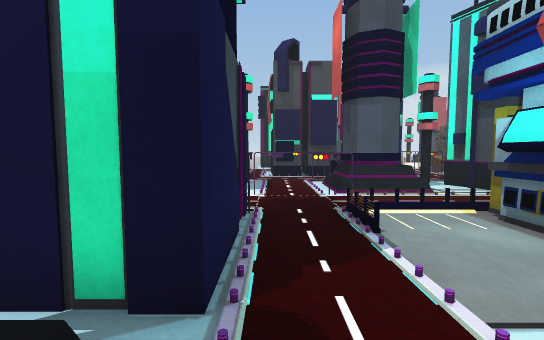
View 1 (above)

24 first-person views from a walk through a 3-D level made in the Unity game engine. The camera is 1.3 m above the floor, tilts 4° down and sees 90° across. The floor is counted in squares, 1 m on a side. Each view is taken from the middle of a square. On the plan, view 1 faces up. The plan holds only what a view shows up to about 13 squares ahead; the rest is blank. The place goes on beyond the plan.

View 2
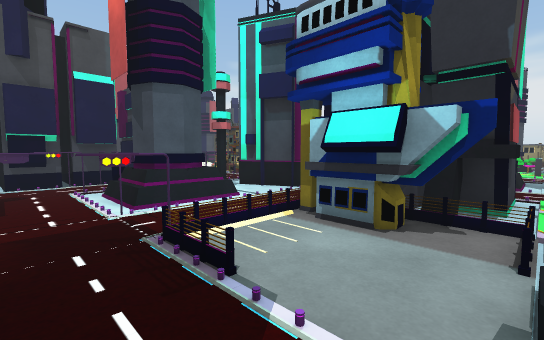

View 3
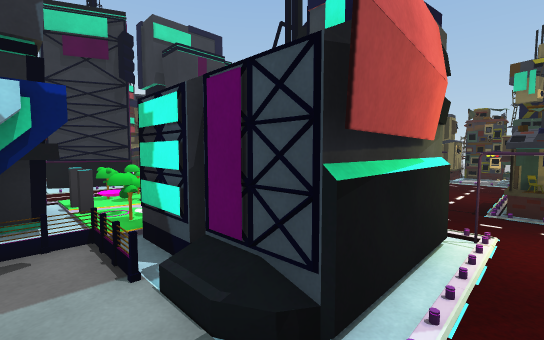

View 4
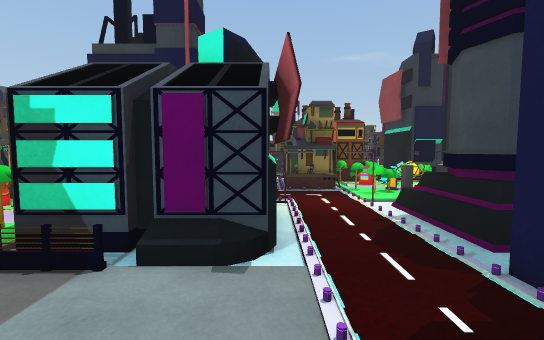

View 5
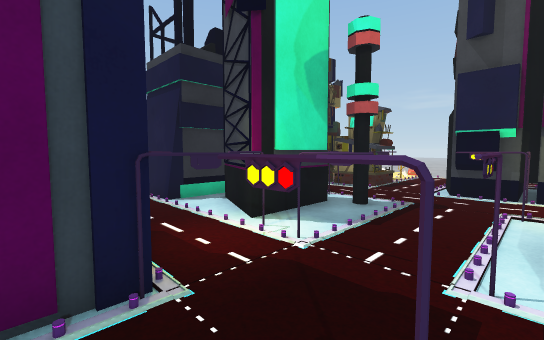

View 6
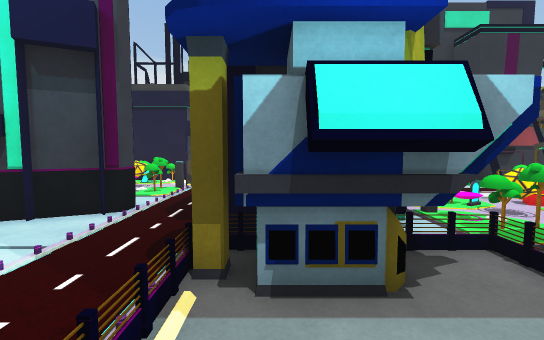

View 7
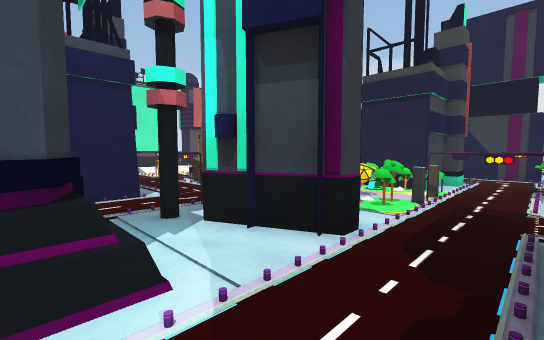

View 8
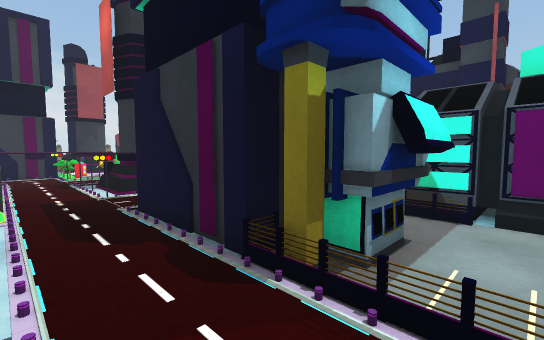

View 9
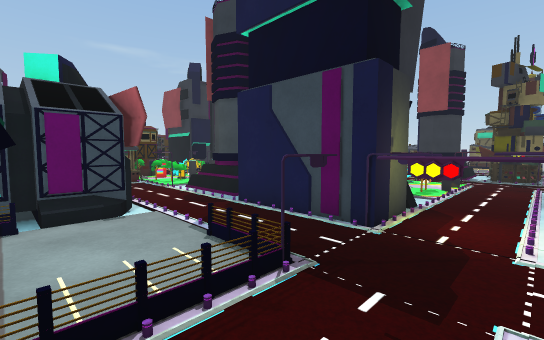

View 10
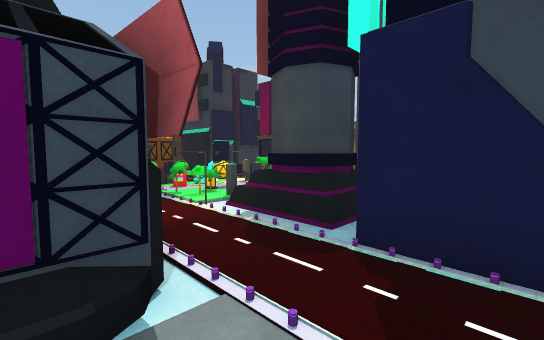

View 11
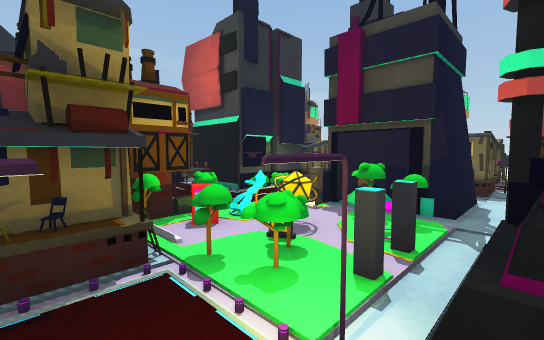

View 12
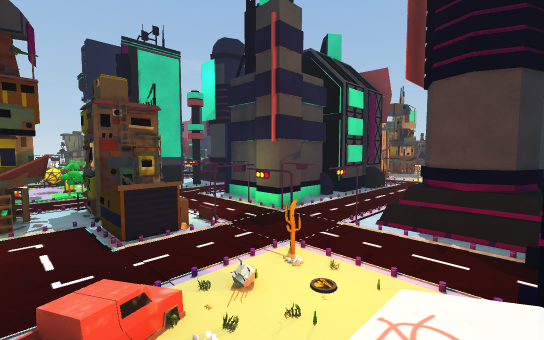

View 13
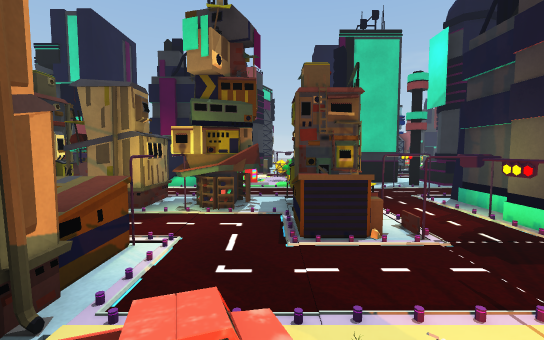

View 14
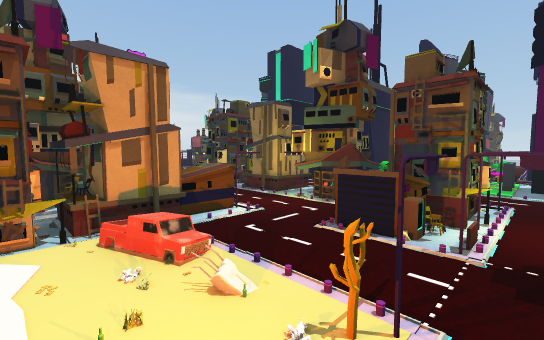

View 15
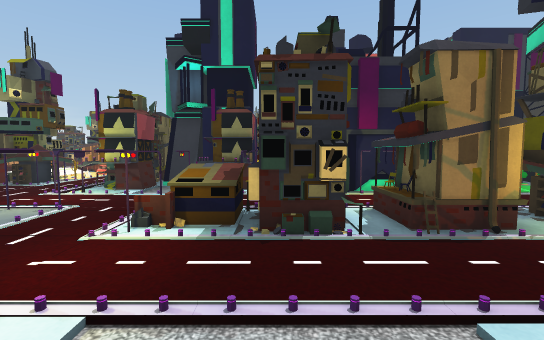

View 16
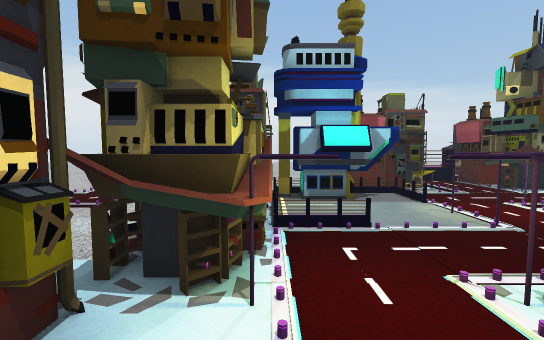

View 17
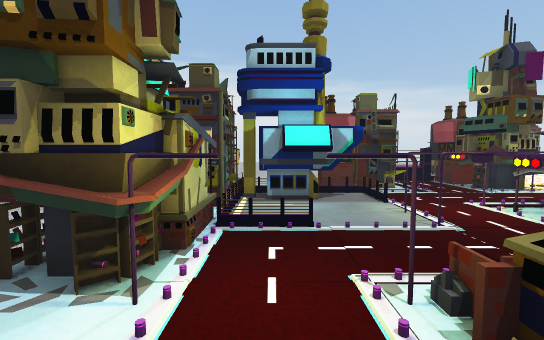

View 18
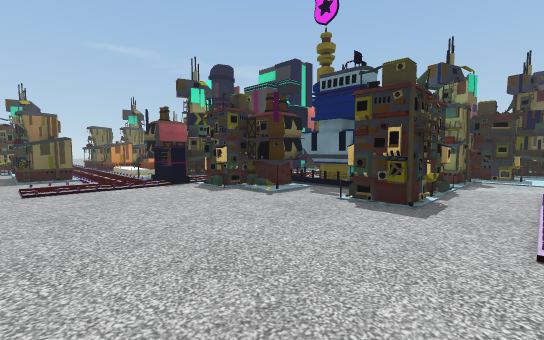

View 19
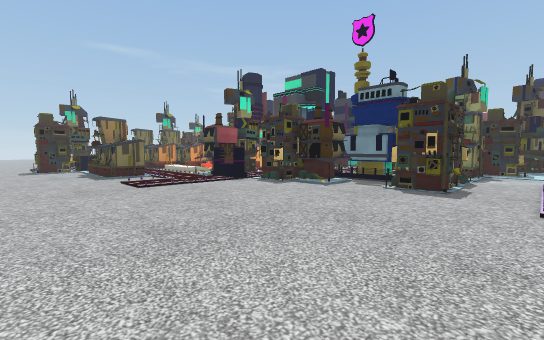

View 20
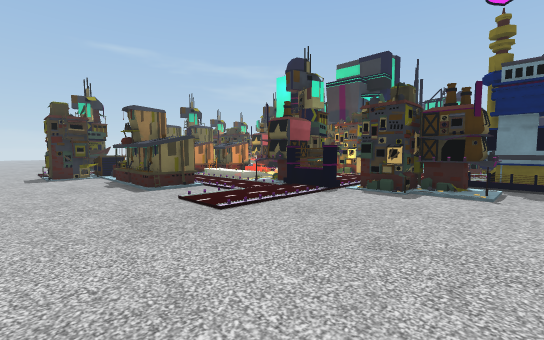

View 21
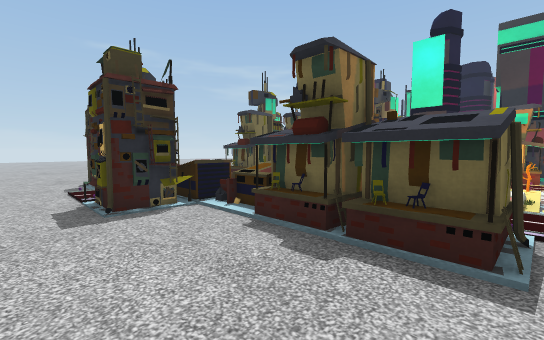

View 22
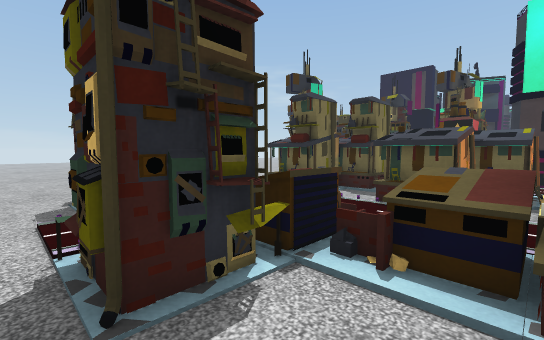

View 23
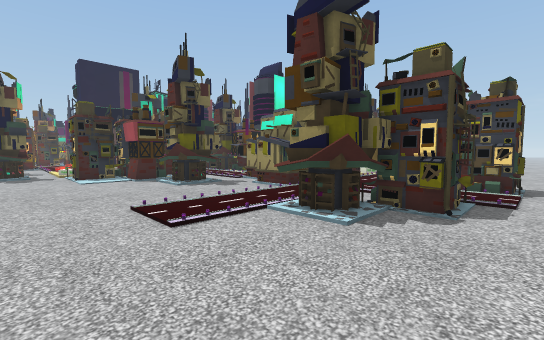

View 24
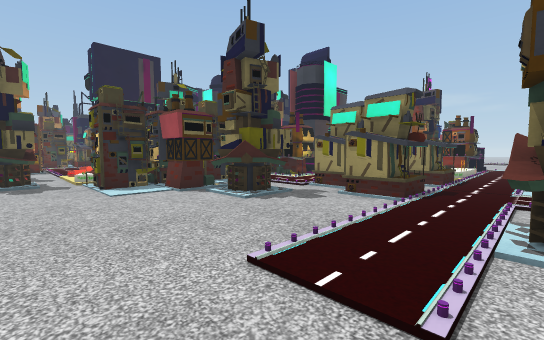

### Floor plan
Key: @ floor where view 1 was taken; # wall or solid block; x gap in a wall; . floor; / step, stairs or slope; B building; O other object.
Columns run from 5 left of view 1 to 39 right of it. Each row starts with its distance up from view 1.
 23           BBBOO   /           ..
 22            BB .  . BB.BB    ...//////...... .
 21           BBB      BBBBB BB.................
 20             /#.O   B  BB.BBBBB.BBBB..........
 19             #...   OO     B BBBB  B..........
 18       B      .#OO  #O   //#BBBBBBBB..........
 17      BBBBBBBB##OO       .      OO............
 16   BB  BBBB  B##BBBB#BB BB #    OOBBB.........
 15  BBB BBBBBBBB  BBBBBBBBBBOO    OOBBB.........
 14  B #  BBB BBB# BBBBBBBBBBOO# ##  BBB.........
 13   O    O    ##          ###  #O# .BB.........
 12   O   ##    ##  OOO  #  #BB BBB# OBBO////....
 11    BB  BBBBBBB OO.OBBBB  BB.BBB  O  O    ....
 10 B  B   BBBB BBBOOOOB     B BBBB #BBBB    ....
  9 BBBB   BBBB BBBOOOOBBBB  BBBBBB  BBBB  ......
  8 B  B##....   B.OOOO#  B#xB BBBB  BBBB  OO....
  7     #O..      OO # # #   B BBBB        OO....
  6 O BBB.#. .OBBBBO###### OOBBB           BB....
  5 OBB B  . OOB  B  BBBB  #O    BB         B....
  4     B   .OOBBB    B          BB  OO//  BB....
  3     B .  OOBBB   BBBB        BB  OOOO  OO....
  2    BB. B   BBBB   B        BBBB    OO   OBB..
  1   BBB  BBBBO.OO   B         BBB    OO   OBB..
  0 #  BB@ BBBB OOO  BBB        B    BBB.   OBB..
 -1 B BBB .BBB   OO  B  B            BBBB      ..
 -2 BOOO   B BB   O#  BBB           .BBBB    BB..
 -3 BO.OO    BBBB    BBB            BB.BB  .B.B..
 -4 BOOOOBB     B    B B       BB BBBB...  BBBB..
 -5 BOOOOBBB    B    B B       BB BBBB...  BB....
 -6  OOBB B#           B         BB......  BB....
 -7 #  BB B                    B B.......  ......
 -8 #  B  B#               /////BB...............
 -9                       OO.BB..................
-10                       OO BBB.................

Positions as (right, up) in squares from view 1, and headings:
1: (0, 0), facing up
2: (0, 2), facing up-right
3: (1, 3), facing down-right
4: (2, 5), facing down
5: (2, 5), facing up-left
6: (2, 5), facing right
7: (4, 6), facing up-right
8: (3, 8), facing down-right
9: (4, 8), facing down-left
10: (3, 4), facing down-left
11: (1, -1), facing down-left
12: (13, 23), facing down-left
13: (12, 22), facing down
14: (9, 22), facing down-right
15: (19, 20), facing down
16: (19, 18), facing right
17: (19, 17), facing right
18: (36, 22), facing down-left
19: (39, 22), facing down-left
20: (39, 17), facing down-left
21: (39, 8), facing down-left
22: (38, 4), facing down-left
23: (38, -10), facing up-left
24: (34, -10), facing up-left
